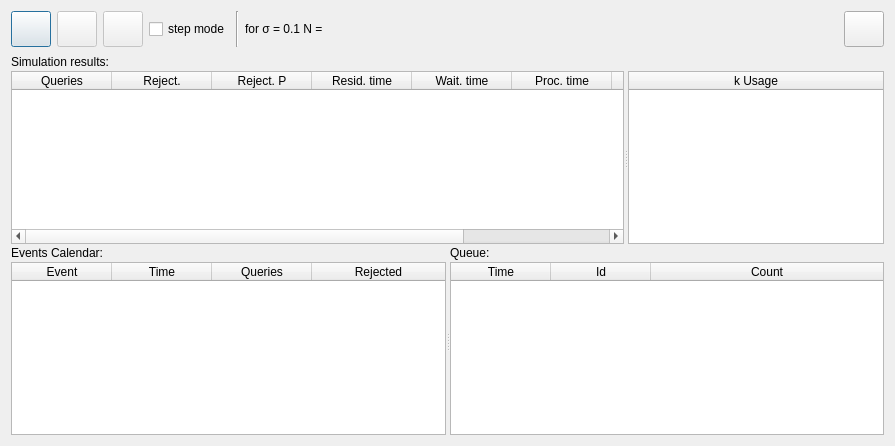
<?xml version="1.0" encoding="UTF-8"?>
<ui version="4.0">
 <class>QsForm_Main</class>
 <widget class="QDialog" name="QsForm_Main">
  <property name="geometry">
   <rect>
    <x>0</x>
    <y>0</y>
    <width>895</width>
    <height>446</height>
   </rect>
  </property>
  <property name="windowTitle">
   <string>CQS</string>
  </property>
  <layout class="QVBoxLayout" name="verticalLayout_2">
   <item>
    <widget class="QFrame" name="horizontalFrame">
     <layout class="QHBoxLayout" name="horizontalLayout">
      <property name="leftMargin">
       <number>0</number>
      </property>
      <property name="topMargin">
       <number>0</number>
      </property>
      <property name="rightMargin">
       <number>0</number>
      </property>
      <property name="bottomMargin">
       <number>2</number>
      </property>
      <item>
       <widget class="QPushButton" name="btStart">
        <property name="sizePolicy">
         <sizepolicy hsizetype="Minimum" vsizetype="Minimum">
          <horstretch>0</horstretch>
          <verstretch>0</verstretch>
         </sizepolicy>
        </property>
        <property name="minimumSize">
         <size>
          <width>36</width>
          <height>36</height>
         </size>
        </property>
        <property name="text">
         <string/>
        </property>
        <property name="icon">
         <iconset>
          <normaloff>resourses/play.png</normaloff>resourses/play.png</iconset>
        </property>
        <property name="autoDefault">
         <bool>false</bool>
        </property>
        <property name="default">
         <bool>true</bool>
        </property>
       </widget>
      </item>
      <item>
       <widget class="QPushButton" name="btNext">
        <property name="enabled">
         <bool>false</bool>
        </property>
        <property name="sizePolicy">
         <sizepolicy hsizetype="Minimum" vsizetype="Minimum">
          <horstretch>0</horstretch>
          <verstretch>0</verstretch>
         </sizepolicy>
        </property>
        <property name="minimumSize">
         <size>
          <width>36</width>
          <height>36</height>
         </size>
        </property>
        <property name="text">
         <string/>
        </property>
        <property name="icon">
         <iconset>
          <normaloff>resourses/next.png</normaloff>resourses/next.png</iconset>
        </property>
        <property name="autoDefault">
         <bool>false</bool>
        </property>
       </widget>
      </item>
      <item>
       <widget class="QPushButton" name="btBreak">
        <property name="enabled">
         <bool>false</bool>
        </property>
        <property name="sizePolicy">
         <sizepolicy hsizetype="Minimum" vsizetype="Minimum">
          <horstretch>0</horstretch>
          <verstretch>0</verstretch>
         </sizepolicy>
        </property>
        <property name="minimumSize">
         <size>
          <width>36</width>
          <height>36</height>
         </size>
        </property>
        <property name="text">
         <string/>
        </property>
        <property name="icon">
         <iconset>
          <normaloff>resourses/stop.png</normaloff>resourses/stop.png</iconset>
        </property>
        <property name="autoDefault">
         <bool>false</bool>
        </property>
       </widget>
      </item>
      <item>
       <widget class="QCheckBox" name="cbByStep">
        <property name="text">
         <string>step mode</string>
        </property>
       </widget>
      </item>
      <item>
       <widget class="Line" name="line">
        <property name="orientation">
         <enum>Qt::Vertical</enum>
        </property>
       </widget>
      </item>
      <item>
       <widget class="QLabel" name="label">
        <property name="text">
         <string>for σ = 0.1 N =</string>
        </property>
       </widget>
      </item>
      <item>
       <spacer name="horizontalSpacer">
        <property name="orientation">
         <enum>Qt::Horizontal</enum>
        </property>
        <property name="sizeHint" stdset="0">
         <size>
          <width>40</width>
          <height>20</height>
         </size>
        </property>
       </spacer>
      </item>
      <item>
       <widget class="QPushButton" name="btSettings">
        <property name="sizePolicy">
         <sizepolicy hsizetype="Minimum" vsizetype="Minimum">
          <horstretch>0</horstretch>
          <verstretch>0</verstretch>
         </sizepolicy>
        </property>
        <property name="minimumSize">
         <size>
          <width>36</width>
          <height>36</height>
         </size>
        </property>
        <property name="text">
         <string/>
        </property>
        <property name="icon">
         <iconset>
          <normaloff>resourses/set.png</normaloff>resourses/set.png</iconset>
        </property>
        <property name="autoDefault">
         <bool>false</bool>
        </property>
       </widget>
      </item>
     </layout>
    </widget>
   </item>
   <item>
    <widget class="QFrame" name="vfForAll">
     <layout class="QVBoxLayout" name="verticalLayout">
      <property name="spacing">
       <number>2</number>
      </property>
      <property name="leftMargin">
       <number>0</number>
      </property>
      <property name="topMargin">
       <number>0</number>
      </property>
      <property name="rightMargin">
       <number>0</number>
      </property>
      <property name="bottomMargin">
       <number>0</number>
      </property>
      <item>
       <widget class="QFrame" name="vframe_auto_all">
        <layout class="QVBoxLayout" name="vlay_auto_all">
         <property name="spacing">
          <number>2</number>
         </property>
         <property name="leftMargin">
          <number>0</number>
         </property>
         <property name="topMargin">
          <number>0</number>
         </property>
         <property name="rightMargin">
          <number>0</number>
         </property>
         <property name="bottomMargin">
          <number>0</number>
         </property>
         <item>
          <widget class="QLabel" name="lbSimRes">
           <property name="text">
            <string>Simulation results:</string>
           </property>
          </widget>
         </item>
         <item>
          <widget class="QFrame" name="hframe_auto_tables">
           <layout class="QHBoxLayout" name="horizontalLayout_2">
            <property name="spacing">
             <number>2</number>
            </property>
            <property name="leftMargin">
             <number>0</number>
            </property>
            <property name="topMargin">
             <number>0</number>
            </property>
            <property name="rightMargin">
             <number>0</number>
            </property>
            <property name="bottomMargin">
             <number>0</number>
            </property>
            <item>
             <widget class="QSplitter" name="splitter">
              <property name="sizePolicy">
               <sizepolicy hsizetype="Expanding" vsizetype="Expanding">
                <horstretch>0</horstretch>
                <verstretch>0</verstretch>
               </sizepolicy>
              </property>
              <property name="orientation">
               <enum>Qt::Horizontal</enum>
              </property>
              <widget class="QTableWidget" name="tbAuto1">
               <property name="enabled">
                <bool>true</bool>
               </property>
               <property name="sizePolicy">
                <sizepolicy hsizetype="Expanding" vsizetype="Expanding">
                 <horstretch>1</horstretch>
                 <verstretch>0</verstretch>
                </sizepolicy>
               </property>
               <property name="minimumSize">
                <size>
                 <width>0</width>
                 <height>0</height>
                </size>
               </property>
               <property name="acceptDrops">
                <bool>false</bool>
               </property>
               <property name="layoutDirection">
                <enum>Qt::LeftToRight</enum>
               </property>
               <property name="autoFillBackground">
                <bool>false</bool>
               </property>
               <property name="editTriggers">
                <set>QAbstractItemView::NoEditTriggers</set>
               </property>
               <property name="showGrid">
                <bool>true</bool>
               </property>
               <attribute name="horizontalHeaderCascadingSectionResizes">
                <bool>true</bool>
               </attribute>
               <attribute name="horizontalHeaderHighlightSections">
                <bool>false</bool>
               </attribute>
               <attribute name="horizontalHeaderStretchLastSection">
                <bool>true</bool>
               </attribute>
               <attribute name="verticalHeaderHighlightSections">
                <bool>false</bool>
               </attribute>
               <column>
                <property name="text">
                 <string>Queries</string>
                </property>
               </column>
               <column>
                <property name="text">
                 <string>Reject.</string>
                </property>
               </column>
               <column>
                <property name="text">
                 <string>Reject. P</string>
                </property>
               </column>
               <column>
                <property name="text">
                 <string>Resid. time</string>
                </property>
               </column>
               <column>
                <property name="text">
                 <string>Wait. time</string>
                </property>
               </column>
               <column>
                <property name="text">
                 <string>Proc. time</string>
                </property>
               </column>
               <column>
                <property name="text">
                 <string>Disp. #1</string>
                </property>
               </column>
               <column>
                <property name="text">
                 <string>Disp. #2</string>
                </property>
               </column>
              </widget>
              <widget class="QTableWidget" name="tbAuto2">
               <property name="sizePolicy">
                <sizepolicy hsizetype="Preferred" vsizetype="Expanding">
                 <horstretch>0</horstretch>
                 <verstretch>0</verstretch>
                </sizepolicy>
               </property>
               <property name="minimumSize">
                <size>
                 <width>0</width>
                 <height>0</height>
                </size>
               </property>
               <property name="maximumSize">
                <size>
                 <width>16777215</width>
                 <height>16777215</height>
                </size>
               </property>
               <property name="baseSize">
                <size>
                 <width>140</width>
                 <height>0</height>
                </size>
               </property>
               <attribute name="horizontalHeaderCascadingSectionResizes">
                <bool>false</bool>
               </attribute>
               <attribute name="horizontalHeaderStretchLastSection">
                <bool>true</bool>
               </attribute>
               <column>
                <property name="text">
                 <string>k Usage</string>
                </property>
               </column>
              </widget>
             </widget>
            </item>
           </layout>
          </widget>
         </item>
        </layout>
       </widget>
      </item>
      <item>
       <widget class="QFrame" name="hframe_step_all">
        <property name="sizePolicy">
         <sizepolicy hsizetype="Expanding" vsizetype="Expanding">
          <horstretch>0</horstretch>
          <verstretch>0</verstretch>
         </sizepolicy>
        </property>
        <layout class="QHBoxLayout" name="horizontalLayout_3">
         <property name="spacing">
          <number>2</number>
         </property>
         <property name="leftMargin">
          <number>0</number>
         </property>
         <property name="topMargin">
          <number>0</number>
         </property>
         <property name="rightMargin">
          <number>0</number>
         </property>
         <property name="bottomMargin">
          <number>0</number>
         </property>
         <item>
          <widget class="QSplitter" name="splitter_2">
           <property name="sizePolicy">
            <sizepolicy hsizetype="Expanding" vsizetype="Expanding">
             <horstretch>0</horstretch>
             <verstretch>0</verstretch>
            </sizepolicy>
           </property>
           <property name="orientation">
            <enum>Qt::Horizontal</enum>
           </property>
           <widget class="QFrame" name="vframe_step_lb_tb">
            <layout class="QVBoxLayout" name="verticalLayout_3">
             <property name="spacing">
              <number>2</number>
             </property>
             <property name="leftMargin">
              <number>0</number>
             </property>
             <property name="topMargin">
              <number>0</number>
             </property>
             <property name="rightMargin">
              <number>0</number>
             </property>
             <property name="bottomMargin">
              <number>0</number>
             </property>
             <item>
              <widget class="QLabel" name="lbEvCal">
               <property name="text">
                <string>Events Calendar:</string>
               </property>
              </widget>
             </item>
             <item>
              <widget class="QTableWidget" name="tbStepEvCal">
               <attribute name="horizontalHeaderStretchLastSection">
                <bool>true</bool>
               </attribute>
               <column>
                <property name="text">
                 <string>Event</string>
                </property>
               </column>
               <column>
                <property name="text">
                 <string>Time</string>
                </property>
               </column>
               <column>
                <property name="text">
                 <string>Queries</string>
                </property>
               </column>
               <column>
                <property name="text">
                 <string>Rejected</string>
                </property>
               </column>
              </widget>
             </item>
            </layout>
           </widget>
           <widget class="QFrame" name="vframe_step_lb_tb_2">
            <layout class="QVBoxLayout" name="verticalLayout_4">
             <property name="spacing">
              <number>2</number>
             </property>
             <property name="leftMargin">
              <number>0</number>
             </property>
             <property name="topMargin">
              <number>0</number>
             </property>
             <property name="rightMargin">
              <number>0</number>
             </property>
             <property name="bottomMargin">
              <number>0</number>
             </property>
             <item>
              <widget class="QLabel" name="lbQueue">
               <property name="text">
                <string>Queue:</string>
               </property>
              </widget>
             </item>
             <item>
              <widget class="QTableWidget" name="tbStepQue">
               <property name="sizePolicy">
                <sizepolicy hsizetype="Expanding" vsizetype="Expanding">
                 <horstretch>0</horstretch>
                 <verstretch>0</verstretch>
                </sizepolicy>
               </property>
               <property name="minimumSize">
                <size>
                 <width>0</width>
                 <height>0</height>
                </size>
               </property>
               <property name="maximumSize">
                <size>
                 <width>16777215</width>
                 <height>16777215</height>
                </size>
               </property>
               <attribute name="horizontalHeaderCascadingSectionResizes">
                <bool>false</bool>
               </attribute>
               <attribute name="horizontalHeaderStretchLastSection">
                <bool>true</bool>
               </attribute>
               <column>
                <property name="text">
                 <string>Time</string>
                </property>
               </column>
               <column>
                <property name="text">
                 <string>Id</string>
                </property>
               </column>
               <column>
                <property name="text">
                 <string>Count</string>
                </property>
               </column>
              </widget>
             </item>
            </layout>
            <zorder>tbStepQue</zorder>
            <zorder>lbQueue</zorder>
           </widget>
          </widget>
         </item>
        </layout>
       </widget>
      </item>
     </layout>
    </widget>
   </item>
  </layout>
 </widget>
 <layoutdefault spacing="6" margin="11"/>
 <resources/>
 <connections/>
</ui>
